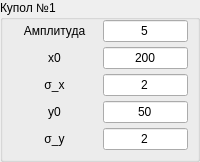
                    <widget class="QGroupBox" name="groupBox_dome_1">
                     <property name="title">
                      <string>Купол №1</string>
                     </property>
                     <layout class="QVBoxLayout" name="layout_dome_1">
                      <property name="spacing">
                       <number>5</number>
                      </property>
                      <property name="leftMargin">
                       <number>0</number>
                      </property>
                      <property name="topMargin">
                       <number>0</number>
                      </property>
                      <property name="rightMargin">
                       <number>0</number>
                      </property>
                      <property name="bottomMargin">
                       <number>9</number>
                      </property>
                      <item>
                       <widget class="QWidget" name="widget_amplitude_1" native="true">
                        <property name="sizePolicy">
                         <sizepolicy hsizetype="Preferred" vsizetype="Maximum">
                          <horstretch>0</horstretch>
                          <verstretch>0</verstretch>
                         </sizepolicy>
                        </property>
                        <layout class="QHBoxLayout" name="layout_amplitude_1" stretch="1,1">
                         <property name="topMargin">
                          <number>0</number>
                         </property>
                         <property name="bottomMargin">
                          <number>0</number>
                         </property>
                         <item>
                          <widget class="QLabel" name="label_text_amplitude_1">
                           <property name="text">
                            <string>Амплитуда</string>
                           </property>
                           <property name="alignment">
                            <set>Qt::AlignCenter</set>
                           </property>
                          </widget>
                         </item>
                         <item>
                          <widget class="QLineEdit" name="lineEdit_amplitude_1">
                           <property name="text">
                            <string>5</string>
                           </property>
                           <property name="alignment">
                            <set>Qt::AlignCenter</set>
                           </property>
                          </widget>
                         </item>
                        </layout>
                       </widget>
                      </item>
                      <item>
                       <widget class="QWidget" name="widget_x0_1" native="true">
                        <property name="sizePolicy">
                         <sizepolicy hsizetype="Preferred" vsizetype="Maximum">
                          <horstretch>0</horstretch>
                          <verstretch>0</verstretch>
                         </sizepolicy>
                        </property>
                        <layout class="QHBoxLayout" name="layout_x0_1" stretch="1,1">
                         <property name="topMargin">
                          <number>0</number>
                         </property>
                         <property name="bottomMargin">
                          <number>0</number>
                         </property>
                         <item>
                          <widget class="QLabel" name="label_text_x0_1">
                           <property name="text">
                            <string>x0</string>
                           </property>
                           <property name="alignment">
                            <set>Qt::AlignCenter</set>
                           </property>
                          </widget>
                         </item>
                         <item>
                          <widget class="QLineEdit" name="lineEdit_x0_1">
                           <property name="text">
                            <string>200</string>
                           </property>
                           <property name="alignment">
                            <set>Qt::AlignCenter</set>
                           </property>
                          </widget>
                         </item>
                        </layout>
                       </widget>
                      </item>
                      <item>
                       <widget class="QWidget" name="widget_sigma_x_1" native="true">
                        <property name="sizePolicy">
                         <sizepolicy hsizetype="Preferred" vsizetype="Maximum">
                          <horstretch>0</horstretch>
                          <verstretch>0</verstretch>
                         </sizepolicy>
                        </property>
                        <layout class="QHBoxLayout" name="layout_sigma_x_1" stretch="1,1">
                         <property name="topMargin">
                          <number>0</number>
                         </property>
                         <property name="bottomMargin">
                          <number>0</number>
                         </property>
                         <item>
                          <widget class="QLabel" name="label_text_sigma_x_1">
                           <property name="text">
                            <string>σ_x</string>
                           </property>
                           <property name="alignment">
                            <set>Qt::AlignCenter</set>
                           </property>
                          </widget>
                         </item>
                         <item>
                          <widget class="QLineEdit" name="lineEdit_sigma_x_1">
                           <property name="text">
                            <string>2</string>
                           </property>
                           <property name="alignment">
                            <set>Qt::AlignCenter</set>
                           </property>
                          </widget>
                         </item>
                        </layout>
                       </widget>
                      </item>
                      <item>
                       <widget class="QWidget" name="widget_y0_1" native="true">
                        <property name="sizePolicy">
                         <sizepolicy hsizetype="Preferred" vsizetype="Maximum">
                          <horstretch>0</horstretch>
                          <verstretch>0</verstretch>
                         </sizepolicy>
                        </property>
                        <layout class="QHBoxLayout" name="layout_y0_1" stretch="1,1">
                         <property name="topMargin">
                          <number>0</number>
                         </property>
                         <property name="bottomMargin">
                          <number>0</number>
                         </property>
                         <item>
                          <widget class="QLabel" name="label_text_y0_1">
                           <property name="text">
                            <string>y0</string>
                           </property>
                           <property name="alignment">
                            <set>Qt::AlignCenter</set>
                           </property>
                          </widget>
                         </item>
                         <item>
                          <widget class="QLineEdit" name="lineEdit_y0_1">
                           <property name="text">
                            <string>50</string>
                           </property>
                           <property name="alignment">
                            <set>Qt::AlignCenter</set>
                           </property>
                          </widget>
                         </item>
                        </layout>
                       </widget>
                      </item>
                      <item>
                       <widget class="QWidget" name="widget_sigma_y_1" native="true">
                        <property name="sizePolicy">
                         <sizepolicy hsizetype="Preferred" vsizetype="Maximum">
                          <horstretch>0</horstretch>
                          <verstretch>0</verstretch>
                         </sizepolicy>
                        </property>
                        <layout class="QHBoxLayout" name="layout_sigma_y_1" stretch="1,1">
                         <property name="topMargin">
                          <number>0</number>
                         </property>
                         <property name="bottomMargin">
                          <number>0</number>
                         </property>
                         <item>
                          <widget class="QLabel" name="label_text_sigma_y_1">
                           <property name="text">
                            <string>σ_y</string>
                           </property>
                           <property name="alignment">
                            <set>Qt::AlignCenter</set>
                           </property>
                          </widget>
                         </item>
                         <item>
                          <widget class="QLineEdit" name="lineEdit_sigma_y_1">
                           <property name="text">
                            <string>2</string>
                           </property>
                           <property name="alignment">
                            <set>Qt::AlignCenter</set>
                           </property>
                          </widget>
                         </item>
                        </layout>
                       </widget>
                      </item>
                     </layout>
                    </widget>
